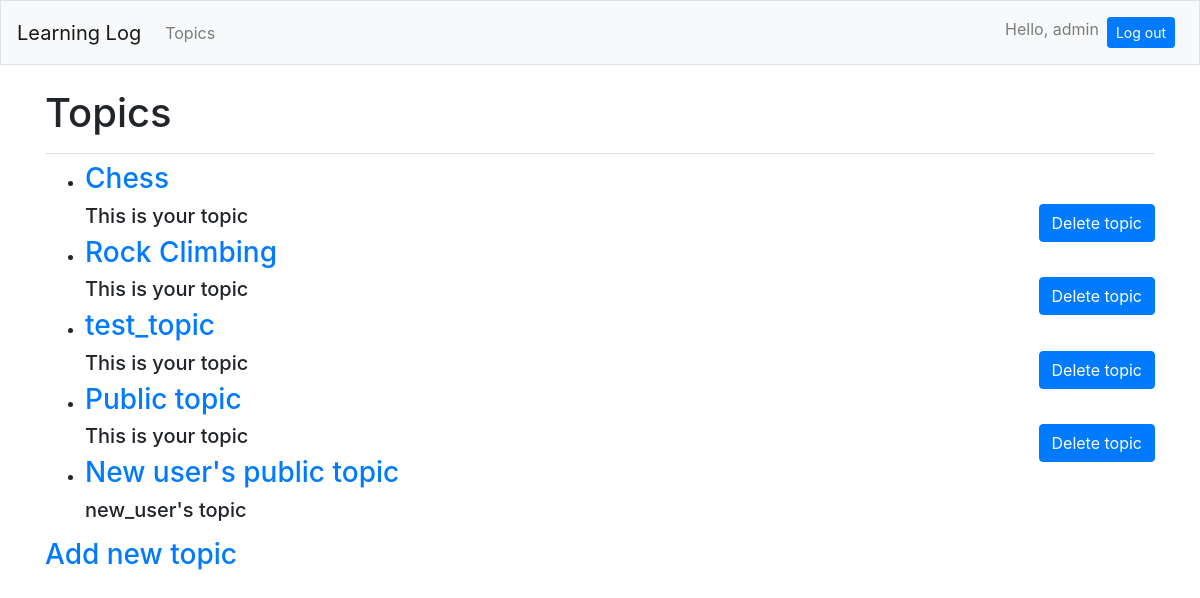
The app's page /topics/ (signed in) with its own data.
### learning_logs/models.py (models this page shows)
class Topic(models.Model):
	text = models.CharField(max_length=200)
	date_added = models.DateTimeField(auto_now_add=True)
	owner = models.ForeignKey(User, on_delete=models.CASCADE)
	private = models.BooleanField()
	def __str__(self):
		return self.text

### learning_logs/views.py (the view)
# urls.py: path('topics/', views.topics, name='topics'),
@login_required
def topics(request):
	topics_owner = Topic.objects.filter(owner=request.user).order_by('date_added')
	topics_private = Topic.objects.filter(private=False)
	if topics_private:
		topics = topics_owner | topics_private
	else:
		topics = topics_owner
	context = {'topics': topics}
	return render(request, 'learning_logs/topics.html', context)

### learning_logs/templates/learning_logs/topics.html
{% extends "learning_logs/base.html" %}
{% load bootstrap4 %}
{% block page_header %}
	<h1>Topics</h1>
{% endblock page_header %}
{% block content %}
	<ul>
		{% for topic in topics %}
			<li><h3>
				<a href="{% url 'learning_logs:topic' topic.id %}">{{ topic }}</a>
			</h3></li>
			{% if user == topic.owner %}
				<div class="float-right">
					{% buttons %}
						<a href="{% url 'learning_logs:delete_topic' topic.id %}" class="btn btn-primary">Delete topic</a>
					{% endbuttons %}
				</div>
				<h5>This is your topic</h5>
			{% else %}
				<h5>{{ topic.owner }}'s topic</h5>
			{% endif %}
		{% empty %}
			<li><h3>No topics have been added yet.</h3></li>
		{% endfor %}
	</ul>
	<h3><a href="{% url 'learning_logs:new_topic' %}">Add new topic</a></h3>
{% endblock content %}

### learning_logs/templates/learning_logs/base.html (shortened to what this page needs)
{% load bootstrap4 %}
<!DOCTYPE html>
<html>
<head>
	{% bootstrap_css %}
</head>
<body>
	<nav class="navbar navbar-expand-md navbar-light bg-light mb-4 border">
		<a class="navbar-brand" href="{% url 'learning_logs:index' %}">
			Learning Log</a>
	   	<div class="collapse navbar-collapse" id="navbarCollapse">
	   		<ul class="navbar-nav mr-auto">
	   			<li class="nav-item">
	   				<a class="nav-link" href="{% url 'learning_logs:topics' %}">
	   					Topics</a></li>
	   		</ul>
	   		<ul class="navbar-nav ml-auto">
	   			{% if user.is_authenticated %}
	   				<li class="nav-item">
	   					<span class="navbar-text">Hello, {{ user.username }}</span>
	   				</li>
	   				<li class="nav-item">
	   					<form method="post" class="nav-link" action="{% url 'users:logout' %}">
	   						<button class="btn btn-sm btn-primary" type="submit">Log out</button>
	   					</form>
	   				</li>
	   			{% endif %}
	   		</ul>
	   	</div>
	</nav>
	<main role="main" class="container">
		<div class="pb-2 mb-2 border-bottom">
			{% block page_header %}{% endblock page_header %}
		</div>
		<div>
			{% block content %}{% endblock content %}
		</div>
	</main>
</body>
</html>

### records on screen
Topic: text "Chess", shows "Delete topic"
Topic: text "Rock Climbing", shows "Delete topic"
Topic: text "test_topic", shows "Delete topic"
Topic: text "Public topic", shows "Delete topic"
Topic: text "New user's public topic", owner "new_user"

### other values on screen
{{ user.username }} "admin"
